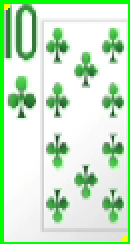
#> input picture manual_region_community_card_1.png, 65 x 122 px (shown 2 times larger)
$ python -i color_based_card_recognizer.py   (imports and definitions only)
#> lines starting #> are read from the running program, lines starting #| are printed output that depends on the picture; after the words box and inside, x2 and y2 are one past the last pixel; in counts of white or black regions, pixels touching at a corner belong together
#> further down, picture is the input picture: shape (122, 65, 3); mean B, G, R 200.9, 232.7, 200.6
"""
Color-Based Card Recognizer

This module enhances card recognition by using distinct colors for each suit.
- Clubs: Green
- Hearts: Red
- Diamonds: Blue
- Spades: Black

This approach provides more reliable suit detection combined with template matching for rank detection.
"""

import cv2
import numpy as np
import logging
import os
import time
from typing import Optional, Dict, List, Tuple

# Add path to the src directory
import sys
sys.path.append(os.path.dirname(os.path.abspath(__file__)))

from card import Card

class ColorBasedCardRecognizer:
    """
    Enhanced card recognizer that uses color detection for suit identification
    and template matching for rank identification.
    """

    def __init__(self, template_dir="card_templates"):
        """Initialize the color-based card recognizer."""
        self.logger = logging.getLogger('color_card_recognizer')

        # Set up template directory
        self.template_dir = template_dir
        self.template_loaded = False
        self.card_templates = {}
        self.rank_templates = {}
        self.load_templates()

        # Define color ranges for suits in HSV space
        self.suit_colors = {
            'clubs': {
                'lower': np.array([35, 50, 50]),   # Green
                'upper': np.array([85, 255, 255]),
                'code': 'c'
            },
            'hearts': {
                'lower': np.array([0, 100, 100]),  # Red (lower range)
                'upper': np.array([10, 255, 255]),
                'code': 'h'
            },
            'hearts2': {  # Second range for red (HSV wraps around)
                'lower': np.array([170, 100, 100]),  # Red (upper range)
                'upper': np.array([180, 255, 255]),
                'code': 'h'
            },
            'diamonds': {
                'lower': np.array([100, 50, 50]),  # Blue
                'upper': np.array([130, 255, 255]),
                'code': 'd'
            },
            'spades': {
                'lower': np.array([0, 0, 0]),      # Black
                'upper': np.array([180, 50, 50]),
                'code': 's'
            }
        }

        # Define regions of interest for suit color detection
        # These are normalized coordinates (0-1) relative to card dimensions
        self.suit_regions = [
            # Top left suit
            {'x': 0.05, 'y': 0.05, 'width': 0.2, 'height': 0.2},
            # Bottom right suit
            {'x': 0.75, 'y': 0.75, 'width': 0.2, 'height': 0.2},
            # Center suit (for face cards)
            {'x': 0.3, 'y': 0.3, 'width': 0.4, 'height': 0.4}
        ]

        # Create debug directory
        os.makedirs("debug_color_recognition", exist_ok=True)

    def load_templates(self):
        """Load card templates from disk."""
        try:
            if not os.path.exists(self.template_dir):
                self.logger.warning(f"Template directory {self.template_dir} not found")
                return

            # Load full card templates
            for suit in ['s', 'h', 'd', 'c']:
                for rank in ['2', '3', '4', '5', '6', '7', '8', '9', 'T', 'J', 'Q', 'K', 'A']:
                    template_map = {
                        's': 'spades',
                        'h': 'hearts',
                        'd': 'diamonds',
                        'c': 'clubs'
                    }

                    # Try exact file match first
                    template_path = os.path.join(self.template_dir, f"{rank}_{template_map[suit]}.png")
                    if not os.path.exists(template_path):
                        # Try alternative naming pattern
                        template_path = os.path.join(self.template_dir, f"{rank}{suit}.png")

                    if os.path.exists(template_path):
                        template = cv2.imread(template_path, cv2.IMREAD_GRAYSCALE)
                        if template is not None:
                            self.card_templates[f"{rank}{suit}"] = template
                            self.logger.debug(f"Loaded template: {rank}{suit} from {template_path}")

            # Create rank-only template directory if it doesn't exist
            rank_template_dir = os.path.join("debug_color_recognition", "ranks")
            os.makedirs(rank_template_dir, exist_ok=True)

            # Extract rank-only templates from full card templates for improved rank detection
            for card_name, template in self.card_templates.items():
                if template is not None:
                    rank = card_name[0]
                    h, w = template.shape

                    # Extract top-left corner for rank
                    rank_img = template[0:int(h*0.25), 0:int(w*0.25)]

                    # Save if not already in rank_templates
                    if rank not in self.rank_templates:
                        self.rank_templates[rank] = rank_img

                        # Save for debugging
                        rank_path = os.path.join(rank_template_dir, f"{rank}.png")
                        cv2.imwrite(rank_path, rank_img)

            self.template_loaded = len(self.card_templates) > 0
            self.logger.info(f"Loaded {len(self.card_templates)} card templates and {len(self.rank_templates)} rank templates")

        except Exception as e:
            self.logger.error(f"Error loading templates: {e}")
            self.template_loaded = False

    def detect_suit_by_color(self, card_img) -> Tuple[str, float]:
        """
        Detect card suit based on color.
        Returns tuple of (suit_code, confidence)
        """
        try:
            if card_img is None or card_img.size == 0:
                return None, 0.0

            # Convert to BGR color space if grayscale
            if len(card_img.shape) < 3:
                colored = cv2.cvtColor(card_img, cv2.COLOR_GRAY2BGR)
            else:
                colored = card_img

            # Convert to HSV for better color detection
            hsv = cv2.cvtColor(colored, cv2.COLOR_BGR2HSV)
#> hsv: shape (122, 65, 3); mean H, S, V 26.3, 39.8, 232.7

            # Get card dimensions
            h, w = colored.shape[:2]

            # Extract regions of interest for suit detection
            regions = []
            for region in self.suit_regions:
                x = int(w * region['x'])
                y = int(h * region['y'])
                width = int(w * region['width'])
                height = int(h * region['height'])

                # Ensure region is within image bounds
                x = max(0, min(x, w-1))
                y = max(0, min(y, h-1))
                width = max(1, min(width, w-x))
                height = max(1, min(height, h-y))

                roi = hsv[y:y+height, x:x+width]
                regions.append(roi)
#> after the loop, regions = 3 items

            # Check each suit color in each region
            suit_scores = {'c': 0, 'h': 0, 'd': 0, 's': 0}
            total_pixels = sum(r.shape[0] * r.shape[1] for r in regions)
#> total_pixels = 1872

            # For debugging
            color_masks = {}

            for suit_name, color_range in self.suit_colors.items():
                suit_code = color_range['code']
                color_pixels = 0

                for region in regions:
                    if region.size == 0:
                        continue

                    # Create mask for this color range
                    mask = cv2.inRange(region, color_range['lower'], color_range['upper'])
                    color_pixels += cv2.countNonZero(mask)

                    # Store mask for debugging
                    if suit_code not in color_masks:
                        color_masks[suit_code] = mask
                    else:
                        # Try to combine masks if dimensions match
                        if color_masks[suit_code].shape == mask.shape:
                            color_masks[suit_code] = cv2.bitwise_or(color_masks[suit_code], mask)

                # Calculate percentage of pixels matching this color
                if total_pixels > 0:
                    color_percentage = color_pixels / total_pixels
                    suit_scores[suit_code] += color_percentage
#> this loop made 5 passes
#> color_percentage on passes 1 to 5: 0.219, 0, 0, 0, 0
#> mask: shape (48, 26); every value is 0
#> after the loop, color_masks = 4 items; suit_scores = {'c': 0.219, 'h': 0, 'd': 0, 's': 0}

            # Find the dominant suit color
            dominant_suit = max(suit_scores, key=suit_scores.get)
#> dominant_suit = 'c'
            confidence = suit_scores[dominant_suit]
#> confidence = 0.219

            # Debug logging
            self.logger.debug(f"Suit color scores: {suit_scores}")
            self.logger.debug(f"Detected suit: {dominant_suit} with confidence {confidence:.3f}")

            # Save debug visualization
            debug_img = colored.copy()
            h_debug, w_debug = debug_img.shape[:2]

            # Add text with color scores
            y_pos = 20
            for suit, score in suit_scores.items():
                text = f"{suit}: {score:.2f}"
                cv2.putText(debug_img, text, (10, y_pos),
                           cv2.FONT_HERSHEY_SIMPLEX, 0.5, (0, 255, 0), 1)
                y_pos += 20
#> this loop made 4 passes
#> (suit, score, text, y_pos) on passes 1 to 4: ('c', 0.219, 'c: 0.22', 40), ('h', 0, 'h: 0.00', 60), ('d', 0, 'd: 0.00', 80), ('s', 0, 's: 0.00', 100)
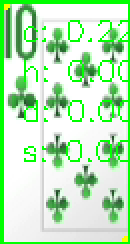
#> debug_img: shape (122, 65, 3) (shown 2 times larger); 5.12% of pixels changed, all inside (x1, y1, x2, y2) = (12, 10, 64, 81)
#> after the loop, y_pos = 100

            # Draw regions of interest
            for region in self.suit_regions:
                x = int(w_debug * region['x'])
                y = int(h_debug * region['y'])
                width = int(w_debug * region['width'])
                height = int(h_debug * region['height'])

                cv2.rectangle(debug_img, (x, y), (x+width, y+height), (0, 0, 255), 1)
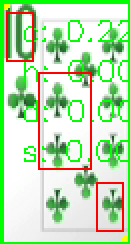
#> debug_img: shape (122, 65, 3) (shown 2 times larger); 3.73% of pixels changed, all inside (x1, y1, x2, y2) = (3, 6, 62, 116)

            timestamp = int(time.time() * 1000)
            debug_filename = f"debug_color_recognition/suit_color_{dominant_suit}_{confidence:.2f}_{timestamp}.png"
            cv2.imwrite(debug_filename, debug_img)

            # Only return if confidence is above threshold
            if confidence > 0.15:  # At least 15% of pixels match the color
                return dominant_suit, confidence

            return None, 0.0

        except Exception as e:
            self.logger.error(f"Error detecting suit by color: {e}")
            return None, 0.0

    def detect_rank(self, card_img) -> Tuple[str, float]:
        """
        Detect card rank using template matching.
        Returns tuple of (rank, confidence)
        """
        try:
            if not self.template_loaded:
                return None, 0.0

            if card_img is None or card_img.size == 0:
                return None, 0.0

            # Convert to grayscale if needed
            if len(card_img.shape) == 3:
                gray = cv2.cvtColor(card_img, cv2.COLOR_BGR2GRAY)
            else:
                gray = card_img

            # Extract top-left corner for rank detection
            h, w = gray.shape
            top_left = gray[0:int(h*0.25), 0:int(w*0.25)]

            # Save the top-left corner for debugging
            timestamp = int(time.time() * 1000)
            tl_debug_path = f"debug_color_recognition/top_left_{timestamp}.png"
            cv2.imwrite(tl_debug_path, top_left)

            # Try rank-specific templates first
            best_rank = None
            best_confidence = 0
            best_loc = None

            for rank, template in self.rank_templates.items():
                # Resize template to match target (or try multiple scales)
                scales = [0.8, 0.9, 1.0, 1.1, 1.2]

                for scale in scales:
                    # Calculate new dimensions
                    new_width = int(template.shape[1] * scale)
                    new_height = int(template.shape[0] * scale)

                    # Skip if new dimensions are invalid
                    if new_width <= 0 or new_height <= 0:
                        continue

                    # Skip if new dimensions are larger than the target image
                    if new_width > top_left.shape[1] or new_height > top_left.shape[0]:
                        continue

                    # Resize template
                    resized_template = cv2.resize(template, (new_width, new_height))

                    # Apply template matching
                    try:
                        result = cv2.matchTemplate(top_left, resized_template, cv2.TM_CCOEFF_NORMED)
                        _, max_val, _, max_loc = cv2.minMaxLoc(result)

                        if max_val > best_confidence:
                            best_confidence = max_val
                            best_rank = rank
                            best_loc = max_loc
                    except Exception as e:
                        self.logger.debug(f"Error matching template for rank {rank} at scale {scale}: {e}")

            # Create debug image
            if best_rank and best_confidence > 0.5:
                # Draw bounding box on debug image
                debug_img = cv2.cvtColor(top_left, cv2.COLOR_GRAY2BGR) if len(top_left.shape) < 3 else top_left.copy()
                if best_loc and best_rank in self.rank_templates:
                    template = self.rank_templates[best_rank]
                    h, w = template.shape
                    cv2.rectangle(debug_img, best_loc, (best_loc[0] + w, best_loc[1] + h), (0, 255, 0), 1)

                # Add rank and confidence text
                cv2.putText(debug_img, f"{best_rank}: {best_confidence:.2f}", (10, 20),
                           cv2.FONT_HERSHEY_SIMPLEX, 0.5, (0, 255, 0), 1)

                # Save debug image
                rank_debug_path = f"debug_color_recognition/rank_match_{best_rank}_{best_confidence:.2f}_{timestamp}.png"
                cv2.imwrite(rank_debug_path, debug_img)

                return best_rank, best_confidence

            return None, 0.0

        except Exception as e:
            self.logger.error(f"Error detecting rank: {e}")
            return None, 0.0

    def recognize_card(self, card_img, debug=False):
        """
        Recognize a card using color-based suit detection and template-based rank detection.
        Returns a Card object if recognition is successful, None otherwise.
        """
        try:
            if card_img is None or card_img.size == 0:
                return None

            # Save original card image for debugging
            if debug:
                timestamp = int(time.time() * 1000)
                orig_path = f"debug_color_recognition/original_card_{timestamp}.png"
                cv2.imwrite(orig_path, card_img)

            # Step 1: Detect suit by color
            suit, suit_confidence = self.detect_suit_by_color(card_img)
#> suit = 'c'; suit_confidence = 0.219

            # Step 2: Detect rank
            rank, rank_confidence = self.detect_rank(card_img)
#> rank_confidence = 0

            # Create card if both components were detected
            if suit and rank:
                combined_confidence = (suit_confidence * 0.6) + (rank_confidence * 0.4)
                card = Card(rank=rank, suit=suit, confidence=combined_confidence)

                if debug:
                    # Save debug image
                    self._save_debug_image(card_img, card, suit_confidence, rank_confidence)

                self.logger.info(f"Card recognized: {card.rank}{card.suit} (suit conf: {suit_confidence:.2f}, rank conf: {rank_confidence:.2f})")
                return card

            # If only suit detected, try to improve rank detection
            elif suit and suit_confidence > 0.6:
                self.logger.debug(f"Suit detected ({suit}, {suit_confidence:.2f}) but rank detection failed")

                # Try alternative rank detection with looser threshold
                for rank in ['A', 'K', 'Q', 'J', 'T', '9', '8', '7', '6', '5', '4', '3', '2']:
                    # Check if we have a template for this suit
                    template_name = f"{rank}{suit}"
                    if template_name in self.card_templates:
                        # Use suit confidence as fallback
                        card = Card(rank=rank, suit=suit, confidence=suit_confidence * 0.7)
                        if debug:
                            self._save_debug_image(card_img, card, suit_confidence, 0.0, "suit_only")
                        return card

            # If only rank detected, try again with looser color thresholds
            elif rank and rank_confidence > 0.7:
                self.logger.debug(f"Rank detected ({rank}, {rank_confidence:.2f}) but suit detection failed")

                # Try different suit color thresholds
                extended_suit_scores = {}
                for suit_code in ['c', 'h', 'd', 's']:
                    # Try template with this suit and the detected rank
                    template_name = f"{rank}{suit_code}"
                    if template_name in self.card_templates:
                        template = self.card_templates[template_name]
                        try:
                            resized_template = cv2.resize(template, (card_img.shape[1], card_img.shape[0]))
                            gray_img = cv2.cvtColor(card_img, cv2.COLOR_BGR2GRAY) if len(card_img.shape) == 3 else card_img
                            result = cv2.matchTemplate(gray_img, resized_template, cv2.TM_CCOEFF_NORMED)
                            _, max_val, _, _ = cv2.minMaxLoc(result)
                            extended_suit_scores[suit_code] = max_val
                        except Exception as e:
                            self.logger.debug(f"Error in template matching for {template_name}: {e}")

                if extended_suit_scores:
                    best_suit = max(extended_suit_scores, key=extended_suit_scores.get)
                    best_suit_conf = extended_suit_scores[best_suit]

                    if best_suit_conf > 0.5:
                        card = Card(rank=rank, suit=best_suit, confidence=best_suit_conf * 0.8)
                        if debug:
                            self._save_debug_image(card_img, card, best_suit_conf, rank_confidence, "rank_primary")
                        return card

            # No valid card detected
            if debug:
                timestamp = int(time.time() * 1000)
                filename = f"debug_color_recognition/failed_{timestamp}.png"
                cv2.imwrite(filename, card_img)
                self.logger.debug(f"Failed card recognition saved to {filename}")

            return None

        except Exception as e:
            self.logger.error(f"Error in recognize_card: {e}")
            import traceback
            self.logger.error(traceback.format_exc())
            return None

    # [33 lines left out: function _save_debug_image, not called in this run]

>>> import cv2
>>> picture = cv2.imread('../manual_region_community_card_1.png')
>>> result = ColorBasedCardRecognizer().recognize_card(picture)
